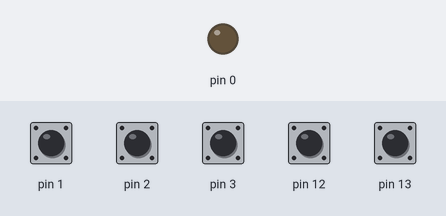
A sketch run on a simulated Arduino Uno, built with avr-gcc and run on an emulated ATmega328P. On the bench: output pins drawn as LEDs (lit = HIGH). Inputs (shaded band) come from the test bench; at power-on: pin 1–3, pin 12, pin 13 HIGH.

Above: at 1.2 s.
1.3 s: pin 1 pulled LOW for 0.15 s
At 1.4 s:
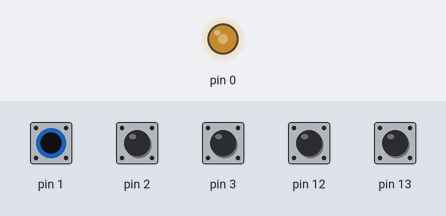
3.0 s: pin 2 pulled LOW for 0.15 s
At 4.1 s:
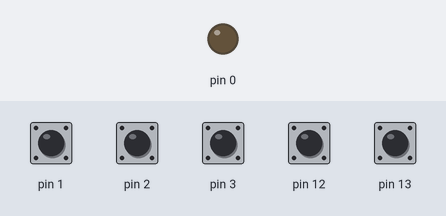
4.7 s: pin 3 pulled LOW for 0.15 s
At 5.2 s:
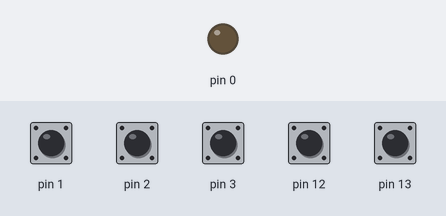
6.4 s: pin 12 pulled LOW for 0.15 s
At 6.52 s:
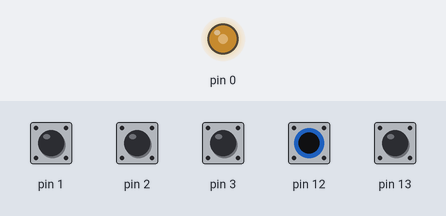
8.1 s: pin 13 pulled LOW for 0.15 s
At 8.9 s:
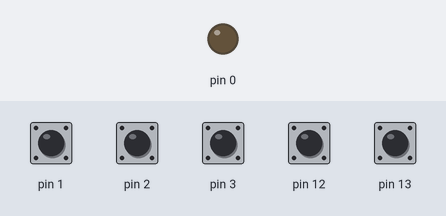
9.8 s: pin 1 pulled LOW for 1 s
At 10.4 s:
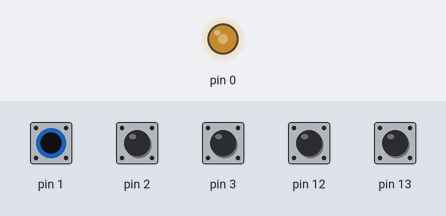
Timing chart, 0 to 12.8 s (numbered marks = the images above; inputs shaded):
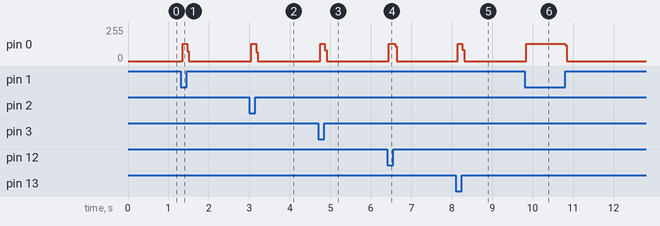

Measured:
- after the input at 1.3 s, pin 0: 0/255 → 128/255 after 0.05 s, → 0/255 0.12 s later
- after the input at 3.0 s, pin 0: 0/255 → 128/255 after 0.05 s, → 0/255 0.12 s later
- after the input at 4.7 s, pin 0: 0/255 → 128/255 after 0.05 s, → 0/255 0.12 s later
- after the input at 6.4 s, pin 0: 0/255 → 128/255 at once, → 0/255 0.16 s later
- after the input at 8.1 s, pin 0: 0/255 → 128/255 at once, → 0/255 0.12 s later
- after the input at 9.8 s, pin 0: 0/255 → 128/255 after 0.05 s, → 0/255 0.96 s later

The sketch:

Buzzer_Class.ino
```cpp
class ButtonBuzzer
{
    // Class Member Variables
    // These are initialized at startup
    int buzzerPin;      // the number of the LED pin
    int buttonPin;   // number of button pin
    int Frequency;

    // These maintain the current state
    int buttonState;                 // state of button

    // Constructor -
  public:
    ButtonBuzzer(int Buttpin, int Buzzpin, int frequency)
    {
      buttonPin = Buttpin;
      pinMode(buttonPin, INPUT_PULLUP);

      buzzerPin = Buzzpin;
      pinMode(buzzerPin, OUTPUT);

      Frequency = frequency;
    }

    void Update()
    {
      buttonState = digitalRead(buttonPin);
      int startTime = millis();
      int period = 1000000 / Frequency;

      if (buttonState == LOW) {
        while ((millis() - startTime) < 50) {
          digitalWrite(buzzerPin, HIGH);
          delayMicroseconds(period / 2);
          digitalWrite(buzzerPin, LOW);
          delayMicroseconds(period / 2);
        }
      }
    }
};

ButtonBuzzer Buzz1(2, 0, 200);
ButtonBuzzer Buzz2(1, 0, 300);
ButtonBuzzer Buzz3(3, 0, 400);
ButtonBuzzer Buzz4(12, 0, 500);
ButtonBuzzer Buzz5(13, 0, 600);

void setup()
{
}

void loop()
{
  Buzz1.Update();
  Buzz2.Update();
  Buzz3.Update();
  Buzz4.Update();
  Buzz5.Update();
}
```
